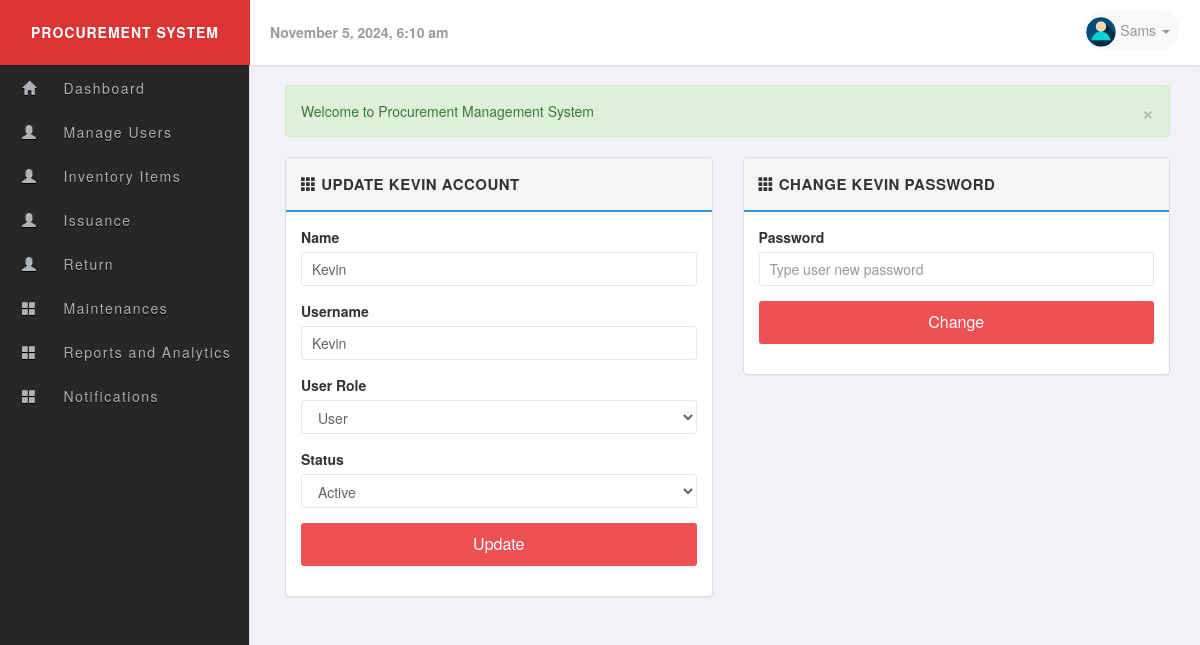
Page /edit_user.php?id=5 (signed in) on the committed database.
### tables this page shows
CREATE TABLE `users` (
  `id` int(11) UNSIGNED NOT NULL,
  `name` varchar(60) NOT NULL,
  `username` varchar(50) NOT NULL,
  `email` varchar(255) NOT NULL,
  `password` varchar(255) NOT NULL,
  `user_level` int(11) NOT NULL,
  `image` varchar(255) DEFAULT 'no_image.jpg',
  `status` int(1) NOT NULL,
  `last_login` datetime DEFAULT NULL
);

CREATE TABLE `user_groups` (
  `id` int(11) NOT NULL,
  `group_name` varchar(150) NOT NULL,
  `group_level` int(11) NOT NULL,
  `group_status` int(1) NOT NULL
);

### includes/session.php (called while the page is built, shortened)
<?php
class Session {
 public $msg;
 private $user_is_logged_in = false;
  public function isUserLoggedIn(){
    return $this->user_is_logged_in;
  }
  private function userLoginSetup()
  {
    if(isset($_SESSION['user_id']))
    {
      $this->user_is_logged_in = true;
    } else {
      $this->user_is_logged_in = false;
    }
  }
  public function msg($type ='', $msg =''){
    if(!empty($msg)){
       if(strlen(trim($type)) == 1){
         $type = str_replace( array('d', 'i', 'w','s'), array('danger', 'info', 'warning','success'), $type );
       }
       $_SESSION['msg'][$type] = $msg;
    } else {
      return $this->msg;
    }
  }
  private function flash_msg(){
    if(isset($_SESSION['msg'])) {
      $this->msg = $_SESSION['msg'];
    } else {
      $this->msg;
    }
  }
}
$session = new Session();
$msg = $session->msg();
?>

### includes/sql.php (called while the page is built, shortened)
<?php
  require_once('includes/load.php');
  require_once('includes/database.php');
function find_all($table) {
   global $db;
   if(tableExists($table))
   {
     return find_by_sql("SELECT * FROM ".$db->escape($table));
   }
}
function find_by_sql($sql)
{
    global $db;
    $result = $db->query($sql);
    $result_set = $db->while_loop($result);
    return $result_set;
}
function find_by_id($table,$id)
{
  global $db;
  $id = (int)$id;
    if(tableExists($table)){
          $sql = $db->query("SELECT * FROM {$db->escape($table)} WHERE id='{$db->escape($id)}' LIMIT 1");
          if($result = $db->fetch_assoc($sql))
            return $result;
          else
            return null;
     }
}
function tableExists($table){
  global $db;
  $table_exit = $db->query('SHOW TABLES LIKE "'.$db->escape($table).'"');
  if($table_exit) {
    return ($db->num_rows($table_exit) > 0);
  }
  return false;
}
  function current_user(){
      static $current_user;
      if(!$current_user){
         if(isset($_SESSION['user_id'])):
             $user_id = intval($_SESSION['user_id']);
             $current_user = find_by_id('users',$user_id);
        endif;
      }
    return $current_user;
  }
  function find_by_groupLevel($level)
  {
    global $db;
    $sql = "SELECT group_level FROM user_groups WHERE group_level = '{$db->escape($level)}' LIMIT 1 ";
    $result = $db->query($sql);
    return($db->num_rows($result) === 0 ? true : false);
  }
   function page_require_level($require_level){
     global $session;
     $current_user = current_user();
     $login_level = find_by_groupLevel($current_user['user_level']);
     if (!$session->isUserLoggedIn(true)):
            $session->msg('d','Please login...');
            redirect('index.php', false);
     elseif($login_level['group_status'] === '0'):
           $session->msg('d','This level user has been band!');
           redirect('home.php',false);
     elseif($current_user['user_level'] <= (int)$require_level):
              return true;
      else:
            $session->msg("d", "Sorry! you dont have permission to view the page.");
            redirect('home.php', false);
        endif;
     }
?>

### includes/database.php (called while the page is built, shortened)
<?php
class MySqli_DB {
    private $con;
    public $query_id;
    public function db_connect() {
        $this->con = new mysqli(DB_HOST, DB_USER, DB_PASS, DB_NAME);
    }
    public function query($sql) {
        if (trim($sql) != "") {
            $this->query_id = $this->con->query($sql);
        }
        return $this->query_id;
    }
    public function fetch_array($statement) {
        return mysqli_fetch_array($statement);
    }
    public function fetch_assoc($statement) {
        return mysqli_fetch_assoc($statement);
    }
    public function num_rows($statement) {
        return mysqli_num_rows($statement);
    }
    public function escape($str) {
        return $this->con->real_escape_string($str);
    }
    public function while_loop($loop) {
        $results = array();
        while ($result = $this->fetch_array($loop)) {
            $results[] = $result;
        }
        return $results;
    }
}
$db = new MySqli_DB();
?>

### edit_user.php (the view, shortened to what this page needs)
<?php
  require_once('includes/load.php');
   page_require_level(1);
?>
<?php
  $e_user = find_by_id('users',(int)$_GET['id']);
  $groups  = find_all('user_groups');
?>
<?php include_once('layouts/header.php'); ?>
 <div class="row">
   <div class="col-md-12"> <?php echo display_msg($msg); ?> </div>
  <div class="col-md-6">
     <div class="panel panel-default">
       <div class="panel-heading">
        <strong>
          <span class="glyphicon glyphicon-th"></span>
          Update <?php echo remove_junk(ucwords($e_user['name'])); ?> Account
        </strong>
       </div>
       <div class="panel-body">
          <form method="post" action="edit_user.php?id=<?php echo (int)$e_user['id'];?>" class="clearfix">
            <div class="form-group">
                  <label for="name" class="control-label">Name</label>
                  <input type="name" class="form-control" name="name" value="<?php echo remove_junk(ucwords($e_user['name'])); ?>">
            </div>
            <div class="form-group">
                  <label for="username" class="control-label">Username</label>
                  <input type="text" class="form-control" name="username" value="<?php echo remove_junk(ucwords($e_user['username'])); ?>">
            </div>
            <div class="form-group">
              <label for="level">User Role</label>
                <select class="form-control" name="level">
                  <?php foreach ($groups as $group ):?>
                   <option <?php if($group['group_level'] === $e_user['user_level']) echo 'selected="selected"';?> value="<?php echo $group['group_level'];?>"><?php echo ucwords($group['group_name']);?></option>
                <?php endforeach;?>
                </select>
            </div>
            <div class="form-group">
              <label for="status">Status</label>
                <select class="form-control" name="status">
                  <option <?php if($e_user['status'] === '1') echo 'selected="selected"';?>value="1">Active</option>
                </select>
            </div>
            <div class="form-group clearfix">
                    <button type="submit" name="update" class="btn btn-info">Update</button>
            </div>
        </form>
       </div>
     </div>
  </div>
  <div class="col-md-6">
    <div class="panel panel-default">
      <div class="panel-heading">
        <strong>
          <span class="glyphicon glyphicon-th"></span>
          Change <?php echo remove_junk(ucwords($e_user['name'])); ?> password
        </strong>
      </div>
      <div class="panel-body">
        <form action="edit_user.php?id=<?php echo (int)$e_user['id'];?>" method="post" class="clearfix">
          <div class="form-group">
                <label for="password" class="control-label">Password</label>
                <input type="password" class="form-control" name="password" placeholder="Type user new password">
          </div>
          <div class="form-group clearfix">
                  <button type="submit" name="update-pass" class="btn btn-danger pull-right">Change</button>
          </div>
        </form>
      </div>
    </div>
  </div>
 </div>
<?php include_once('layouts/footer.php'); ?>

### layouts/header.php (shortened to what this page needs)
<?php $user = current_user(); ?>
<!DOCTYPE html>
  <html lang="en">
    <head>
    <link rel="stylesheet" href="https://maxcdn.bootstrapcdn.com/bootstrap/3.3.4/css/bootstrap.min.css"/>
    <link rel="stylesheet" href="//cdnjs.cloudflare.com/ajax/libs/bootstrap-datepicker/1.3.0/css/datepicker3.min.css" />
    <link rel="stylesheet" href="libs/css/main.css" />
  </head>
  <body>
  <?php  if ($session->isUserLoggedIn(true)): ?>
    <header id="header">
      <div class="logo pull-left"> Procurement System</div>
      <div class="header-content">
      <div class="header-date pull-left">
        <strong><?php echo date("F j, Y, g:i a");?></strong>
      </div>
      <div class="pull-right clearfix">
        <ul class="info-menu list-inline list-unstyled">
          <li class="profile">
            <a href="#" data-toggle="dropdown" class="toggle" aria-expanded="false">
              <img src="uploads/users/<?php echo $user['image'];?>" alt="user-image" class="img-circle img-inline">
              <span><?php echo remove_junk(ucfirst($user['name'])); ?> <i class="caret"></i></span>
            </a>
          </li>
        </ul>
      </div>
     </div>
    </header>
    <div class="sidebar">
      <?php if($user['user_level'] === '1'): ?>
      <?php include_once('admin_menu.php');?>
      <?php elseif($user['user_level'] === '2'): ?>
      <?php include_once('special_menu.php');?>
      <?php elseif($user['user_level'] === '3'): ?>
      <?php include_once('user_menu.php');?>
      <?php endif;?>
   </div>
<?php endif;?>
<div class="page">
  <div class="container-fluid">

### libs/css/main.css (style rules this page uses)
body { font-family: 'Helvetica Neue', Helvetica, Arial, sans-serif; font-weight: 400; overflow-x: hidden; overflow-y: auto; background: #f1f2f7; height: 100%; width: 100%; }
a { color: #777; text-decoration: none; }
.page { position: relative; display: block; top: 50px; left: 0; padding: 35px 15px 20px 270px; }
.form-group { margin-bottom: 15px; }
.form-group label { display: block; font-weight: bold; margin-bottom: 5px; }
.form-group input { width: 100%; padding: 10px; border: 1px solid #e6e6e6; border-radius: 3px; }
.form-group button { width: 100%; padding: 10px; background-color: #ed5153; color: #fff; border: none; border-radius: 3px; font-size: 16px; cursor: pointer; }
.panel-default >.panel-heading { background-color: #f5f5f5; border-bottom: 2px solid #3498DB; font-size: 15px; text-transform: uppercase; letter-spacing: .5px; padding: 15px; }
#header { position: fixed; z-index: 99; top: 0; left: 0; background-color: #fff; width: 100%; height: 65px; line-height: 65px; box-shadow: 0 1px 2px rgba(0,0,0,0.1); }
header > .logo { color: #fff; text-align: center; font-weight: 700; text-transform: uppercase; letter-spacing: 1px; display: inline-block; width: 250px; background-color: #db3434; }
.header-date { color: #9b9b9b; margin-left: 20px; }
.info-menu { height: 60px; margin: 0; line-height: 60px; padding: 0 15px; }
.info-menu li.profile { position: relative; }
.profile a.toggle { text-decoration: none; text-align: center; font-size: 14px; color: rgba(150, 150, 158, 1.0); position: relative; padding: 10px 10px 10px 0; margin: 0; background: #f9f9f9; border-radius: 30px; }
.info-menu li.profile a img { width: 30px; height: 30px; }
.sidebar { position: fixed; z-index: 10; left: 0; top: 0; padding: 65px 0 0; height: 100%; width: 250px; background: #272727; border-right: 1px solid #ddd; text-align: center; }
.form-control { color: #646464; border: 1px solid #e6e6e6; border-radius: 3px; box-shadow: none; }
.btn { border-radius: 3px; transition: all 300ms ease-in-out; }
.btn-danger { background-color: #ed5153; }

### rows in the picture
users: image (placeholder picture), name "Sams"
users: name "KEVIN", name "Kevin", username "Kevin", level "User", status "Active"

### other values in the picture
display_msg($msg) "Welcome to Procurement Management System"
